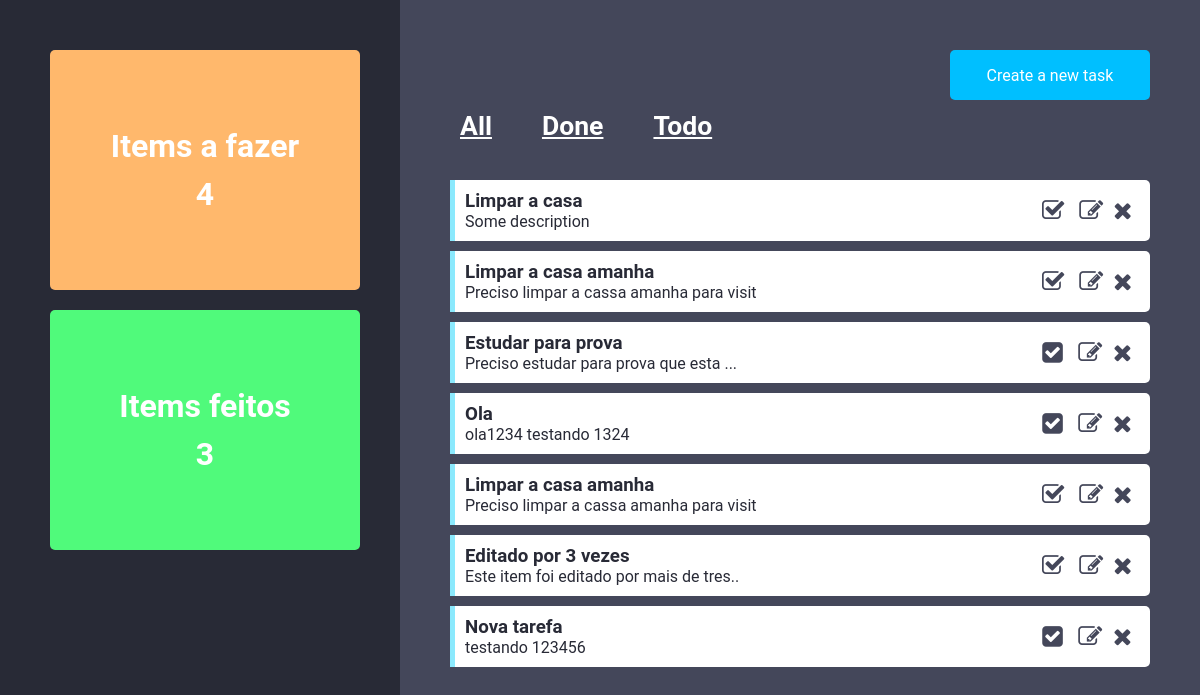
The page / on the database its author committed.
### todo/models.py (models this page shows, shortened)
class Tarefa(models.Model):
    nome = models.CharField(max_length=200)
    descricao = models.CharField(max_length=40, null=True)
    feito = models.BooleanField(default=False)
    categoria = models.ForeignKey(Categoria, on_delete=models.DO_NOTHING)

### todo/views.py (the view)
# urls.py: path('', index, name='index'),
def index(request, category='all'):
    categorias = Categoria.objects.all()
    tarefas = Tarefa.objects.all()
    numero_tarefas_feitas = Tarefa.objects.filter(feito=True).count()
    numero_tarefas_nao_feitas = Tarefa.objects.filter(feito=False).count()
    if category == 'done':
        tarefas = tarefas.filter(feito=True)
    elif category == 'todo':
        tarefas = tarefas.filter(feito=False)
    contexto = {
        'tarefas': tarefas,
        'categorias': categorias,
        'numero_tarefas_feitas': numero_tarefas_feitas,
        'numero_tarefas_nao_feitas': numero_tarefas_nao_feitas,
        'selected_category': category
    }
    template = 'todo/main.html'
    return render(request, template, contexto)

### todo/templates/todo/main.html (shortened to what this page needs)
{% extends "base.html" %}
{% block content %}
    <div class="main-container">
        <div class="left-container">
            <div class="todo">
                <h1 class="space">Items a fazer</h1>
                <h1>{{ numero_tarefas_nao_feitas }}</h1>
            </div>
            <div class="done">
                <h1 class="space">Items feitos</h1>
                <h1>{{ numero_tarefas_feitas }}</h1>
            </div>
        </div>
        <div class="right-container">
            <div class="buttons">
                <a href="{% url 'create_tarefa' %}" class="button">Create a new task</a>
            </div>
            <div class="categories">
                <h5 class="category-item"><a href="{% url 'index' 'all' %}">All</a></h5>
                <h5 class="category-item"><a href="{% url 'index' 'done' %}">Done</a></h5>
                <h5 class="category-item"><a href="{% url 'index' 'todo' %}">Todo</a></h5>
            </div>
            <div class="list-container">
                <ul class="list">
                    {% for tarefa in tarefas %}
                        <li class="list-item {{ selected_category }}_other">
                            <div class="inner-text">
                                <h3 class="list-item-title">{{ tarefa.nome }}</h3>
                                <p class="list-paragraph">{{ tarefa.descricao }}</p>
                            </div>
                            <div class="icons">
                                {% if tarefa.feito == False %}
                                    <a href="{% url 'check_tarefa' tarefa.id %}"><i class="fa fa-check-square-o"></i></a>
                                {% else %}
                                    <a href="{% url 'uncheck_tarefa' tarefa.id %}"><i class="fa fa-check-square"></i></a>
                                {% endif %}
                                <a href="{% url 'edit_tarefa' tarefa.id %}"><i class="fa fa-edit"></i></a>
                                <a href="{% url 'delete_tarefa' tarefa.id %}"><i class="fa fa-remove"></i></a>
                            </div>
                        </li>
                    {% endfor %}
                </ul>
            </div>
        </div>
    </div>
{% endblock content %}

### todo/static/css/style.css (style rules this page uses)
* { padding: 0; margin: 0; font-family: Roboto, Inter, sans-serif; color: white; }
.main-container { display: flex; width: 100%; height: 100vh; }
.left-container { display: flex; flex-direction: column; padding: 50px; width: 30%; height: 100%; background-color: #282a36; }
.todo { display: flex; align-items: center; justify-content: center; flex-direction: column; height: 200px; width: 90%; background-color: #ffb86c; padding: 20px; border-radius: 5px; margin-bottom: 20px; color: white; }
.done { display: flex; align-items: center; justify-content: center; flex-direction: column; height: 200px; width: 90%; background-color: #50fa7b; padding: 20px; border-radius: 5px; }
.space { margin-bottom: 10px; }
.right-container { display: flex; flex-direction: column; padding: 50px; width: 70%; height: 100vh; background-color: #44475a; }
.buttons { display: flex; justify-content: flex-end; }
.button { display: flex; justify-content: center; align-items: center; height: 50px; width: 200px; border: none; background-color: deepskyblue; border-radius: 5px; text-decoration: none; }
.categories { display: flex; font-size: 200%; height: 50px; padding: 10px; }
.category-item { margin-right: 50px; }
ul.list { list-style-type: none; }
.list-item { display: flex; flex-wrap: wrap; justify-content: space-between; background-color: white; margin: 10px 0; padding: 10px; border-radius: 0 5px 5px 0; border-left-style: solid; border-left-width: 5px; border-left-color: #ff5555; }
.list-item.all_other { border-left-color: #8be9fd; }
.list-item-title, .list-paragraph { color: #282a36; }
.icons { display: flex; justify-content: space-around; align-items: center; padding: 3px; width: 100px; }
.fa-edit, .fa-remove, .fa-check-square, .fa-check-square-o { font-size: 24px; color: #44475a; }
.fa-check-square, .fa-check-square-o { margin-right: 5px; }

### rows shown on the page
Tarefa: nome "Limpar a casa", descricao "Some description", feito False (drawn)
Tarefa: nome "Limpar a casa amanha", descricao "Preciso limpar a cassa amanha para visit", feito False (drawn)
Tarefa: nome "Estudar para prova", descricao "Preciso estudar para prova que esta ...", feito True (drawn)
Tarefa: nome "Ola", descricao "ola1234 testando 1324", feito True (drawn)
Tarefa: nome "Limpar a casa amanha", descricao "Preciso limpar a cassa amanha para visit", feito False (drawn)
Tarefa: nome "Editado por 3 vezes", descricao "Este item foi editado por mais de tres..", feito False (drawn)
Tarefa: nome "Nova tarefa", descricao "testando 123456", feito True (drawn)

### other values the page prints
{{ numero_tarefas_nao_feitas }} "4"
{{ numero_tarefas_feitas }} "3"
